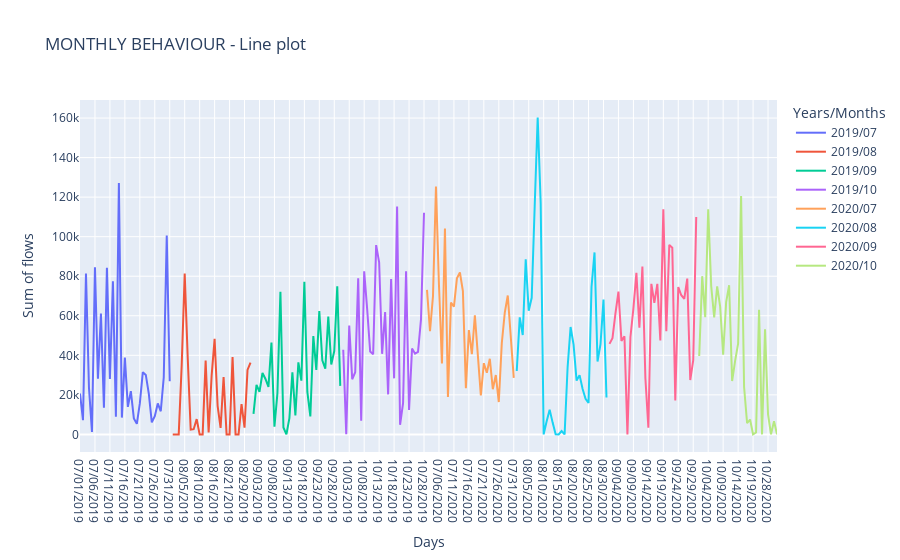
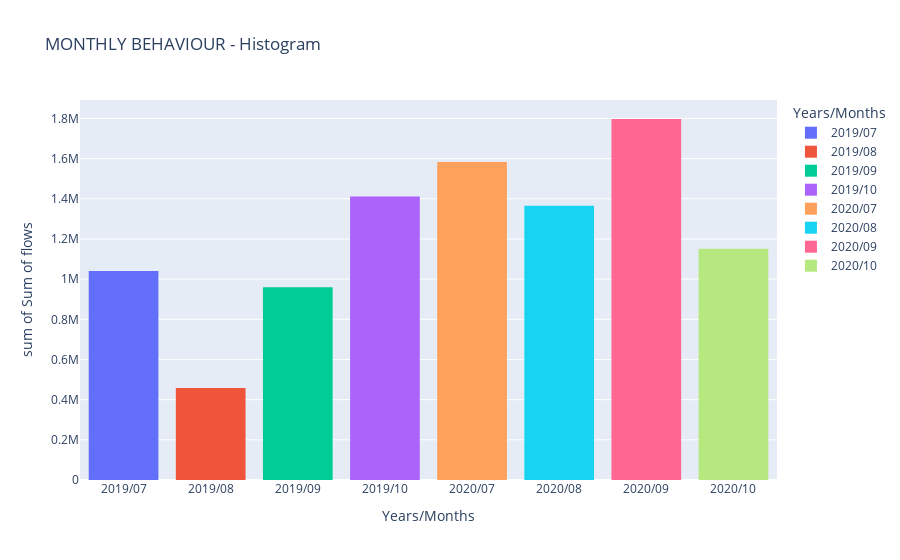

These figures' notebook cell, in order:
### Code cell
# Visualizzation
fig = px.line(group, x = group.index.get_level_values(1), y = group['Flow'], 
              color = group.index.get_level_values(0),
              title = 'MONTHLY BEHAVIOUR - Line plot',
              labels = {'Flow' : 'Sum of flows', 'x' : 'Days', 'color' : 'Years/Months'}
             ) # Line plot

fig1 = px.histogram(group1, 
                    x =  group1.index.get_level_values(1), 
                    y =  group1['Flow'], 
                    color = group1.index.get_level_values(1), 
                    title = 'MONTHLY BEHAVIOUR - Histogram',
                    labels = {'Flow' : 'Sum of flows', 'x' : 'Years/Months', 'color' : 'Years/Months'}
                   ) # Hist

# Uncomment, if you download, for interactive plots
fig.show("png")
fig1.show("png")
# fig.show()
# fig1.show()

### Figure 1 — Plotly figure (JSON) as saved in the notebook; plotly's stock layout.template omitted (floating-point values rounded to 4 significant figures)
{"data": [{"hovertemplate": "Years/Months=2019/07<br>Days=%{x}<br>Sum of flows=%{y}<extra></extra>", "legendgroup": "2019/07", "line": {"color": "#636efa", "dash": "solid"}, "marker": {"symbol": "circle"}, "mode": "lines", "name": "2019/07", "orientation": "v", "showlegend": true, "type": "scatter", "x": ["07/01/2019", "07/02/2019", "07/03/2019", "07/04/2019", "07/05/2019", "07/06/2019", "07/07/2019", "07/08/2019", "07/09/2019", "07/10/2019", "07/11/2019", "07/12/2019", "07/13/2019", "07/14/2019", "07/15/2019", "07/16/2019", "07/17/2019", "07/18/2019", "07/19/2019", "07/20/2019", "07/21/2019", "07/22/2019", "07/23/2019", "07/24/2019", "07/25/2019", "07/26/2019", "07/27/2019", "07/28/2019", "07/29/2019", "07/30/2019", "07/31/2019"], "xaxis": "x", "y": [20690, 7152, 81401, 23660, 1232, 84573, 28125, 61135, 13473, 84220, 28053, 77449, 8924, 127152, 8502, 38861, 13917, 21833, 8075, 5343, 15643, 31467, 30076, 20615, 6120, 9236, 15648, 11701, 28892, 100552, 26857], "yaxis": "y"}, {"hovertemplate": "Years/Months=2019/08<br>Days=%{x}<br>Sum of flows=%{y}<extra></extra>", "legendgroup": "2019/08", "line": {"color": "#EF553B", "dash": "solid"}, "marker": {"symbol": "circle"}, "mode": "lines", "name": "2019/08", "orientation": "v", "showlegend": true, "type": "scatter", "x": ["08/01/2019", "08/02/2019", "08/03/2019", "08/04/2019", "08/05/2019", "08/06/2019", "08/07/2019", "08/08/2019", "08/09/2019", "08/10/2019", "08/11/2019", "08/13/2019", "08/14/2019", "08/15/2019", "08/16/2019", "08/17/2019", "08/18/2019", "08/19/2019", "08/20/2019", "08/21/2019", "08/22/2019", "08/23/2019", "08/24/2019", "08/25/2019", "08/29/2019", "08/30/2019", "08/31/2019"], "xaxis": "x", "y": [0, 0, 0, 35130, 81357, 39175, 2380, 2633, 7712, 0, 0, 37317, 992, 29581, 48328, 14467, 3281, 29039, 2, 0, 39164, 0, 0, 15262, 3378, 32571, 36333], "yaxis": "y"}, {"hovertemplate": "Years/Months=2019/09<br>Days=%{x}<br>Sum of flows=%{y}<extra></extra>", "legendgroup": "2019/09", "line": {"color": "#00cc96", "dash": "solid"}, "marker": {"symbol": "circle"}, "mode": "lines", "name": "2019/09", "orientation": "v", "showlegend": true, "type": "scatter", "x": ["09/01/2019", "09/02/2019", "09/03/2019", "09/04/2019", "09/05/2019", "09/06/2019", "09/07/2019", "09/08/2019", "09/09/2019", "09/10/2019", "09/11/2019", "09/12/2019", "09/13/2019", "09/14/2019", "09/15/2019", "09/16/2019", "09/17/2019", "09/18/2019", "09/19/2019", "09/20/2019", "09/21/2019", "09/22/2019", "09/23/2019", "09/24/2019", "09/25/2019", "09/26/2019", "09/27/2019", "09/28/2019", "09/29/2019", "09/30/2019"], "xaxis": "x", "y": [10342, 25030, 21574, 31048, 28049, 24034, 46440, 3885, 20834, 72133, 3494, 2, 8266, 31371, 9640, 36415, 27180, 77167, 21451, 9119, 49737, 32648, 62442, 37472, 33202, 59601, 35353, 42155, 74933, 24538], "yaxis": "y"}, {"hovertemplate": "Years/Months=2019/10<br>Days=%{x}<br>Sum of flows=%{y}<extra></extra>", "legendgroup": "2019/10", "line": {"color": "#ab63fa", "dash": "solid"}, "marker": {"symbol": "circle"}, "mode": "lines", "name": "2019/10", "orientation": "v", "showlegend": true, "type": "scatter", "x": ["10/01/2019", "10/02/2019", "10/03/2019", "10/04/2019", "10/05/2019", "10/06/2019", "10/07/2019", "10/08/2019", "10/09/2019", "10/10/2019", "10/11/2019", "10/12/2019", "10/13/2019", "10/14/2019", "10/15/2019", "10/16/2019", "10/17/2019", "10/18/2019", "10/19/2019", "10/20/2019", "10/21/2019", "10/22/2019", "10/23/2019", "10/24/2019", "10/25/2019", "10/26/2019", "10/27/2019", "10/28/2019"], "xaxis": "x", "y": [42823, 87, 55045, 27896, 31453, 79024, 6932, 82508, 63225, 41888, 40571, 95736, 86971, 40755, 61854, 20237, 78527, 28351, 115306, 4883, 15775, 82475, 12399, 43420, 40839, 41780, 58322, 112123], "yaxis": "y"}, {"hovertemplate": "Years/Months=2020/07<br>Days=%{x}<br>Sum of flows=%{y}<extra></extra>", "legendgroup": "2020/07", "line": {"color": "#FFA15A", "dash": "solid"}, "marker": {"symbol": "circle"}, "mode": "lines", "name": "2020/07", "orientation": "v", "showlegend": true, "type": "scatter", "x": ["07/02/2020", "07/03/2020", "07/04/2020", "07/05/2020", "07/06/2020", "07/07/2020", "07/08/2020", "07/09/2020", "07/10/2020", "07/11/2020", "07/12/2020", "07/13/2020", "07/14/2020", "07/15/2020", "07/16/2020", "07/17/2020", "07/18/2020", "07/19/2020", "07/20/2020", "07/21/2020", "07/22/2020", "07/23/2020", "07/24/2020", "07/25/2020", "07/26/2020", "07/27/2020", "07/28/2020", "07/29/2020", "07/30/2020", "07/31/2020"], "xaxis": "x", "y": [73091, 52166, 69897, 125336, 75486, 35867, 104133, 18925, 66734, 64618, 78925, 81879, 72524, 23374, 52762, 40602, 60252, 37262, 19746, 36006, 31169, 38248, 22840, 30019, 16357, 46129, 61623, 70272, 48294, 28556], "yaxis": "y"}, {"hovertemplate": "Years/Months=2020/08<br>Days=%{x}<br>Sum of flows=%{y}<extra></extra>", "legendgroup": "2020/08", "line": {"color": "#19d3f3", "dash": "solid"}, "marker": {"symbol": "circle"}, "mode": "lines", "name": "2020/08", "orientation": "v", "showlegend": true, "type": "scatter", "x": ["08/01/2020", "08/02/2020", "08/03/2020", "08/04/2020", "08/05/2020", "08/06/2020", "08/07/2020", "08/08/2020", "08/09/2020", "08/10/2020", "08/11/2020", "08/12/2020", "08/13/2020", "08/14/2020", "08/15/2020", "08/16/2020", "08/17/2020", "08/18/2020", "08/19/2020", "08/20/2020", "08/21/2020", "08/22/2020", "08/23/2020", "08/24/2020", "08/25/2020", "08/26/2020", "08/27/2020", "08/28/2020", "08/29/2020", "08/30/2020", "08/31/2020"], "xaxis": "x", "y": [32078, 59197, 50274, 88601, 62517, 69107, 115521, 160229, 117038, 8, 6668, 12519, 5960, 16, 0, 1718, 0, 33927, 54341, 45399, 27229, 29986, 23115, 18016, 15957, 74595, 92035, 36839, 45618, 68187, 18674], "yaxis": "y"}, {"hovertemplate": "Years/Months=2020/09<br>Days=%{x}<br>Sum of flows=%{y}<extra></extra>", "legendgroup": "2020/09", "line": {"color": "#FF6692", "dash": "solid"}, "marker": {"symbol": "circle"}, "mode": "lines", "name": "2020/09", "orientation": "v", "showlegend": true, "type": "scatter", "x": ["09/01/2020", "09/02/2020", "09/03/2020", "09/04/2020", "09/05/2020", "09/06/2020", "09/07/2020", "09/08/2020", "09/09/2020", "09/10/2020", "09/11/2020", "09/12/2020", "09/13/2020", "09/14/2020", "09/15/2020", "09/16/2020", "09/17/2020", "09/18/2020", "09/19/2020", "09/20/2020", "09/21/2020", "09/22/2020", "09/23/2020", "09/24/2020", "09/25/2020", "09/26/2020", "09/27/2020", "09/28/2020", "09/29/2020", "09/30/2020"], "xaxis": "x", "y": [45779, 48646, 61240, 72246, 47283, 49639, 0, 49149, 63714, 81714, 53968, 84916, 28532, 3353, 76173, 66543, 76129, 47545, 113843, 52128, 95861, 94392, 17167, 74543, 70386, 68612, 78786, 27501, 37593, 109989], "yaxis": "y"}, {"hovertemplate": "Years/Months=2020/10<br>Days=%{x}<br>Sum of flows=%{y}<extra></extra>", "legendgroup": "2020/10", "line": {"color": "#B6E880", "dash": "solid"}, "marker": {"symbol": "circle"}, "mode": "lines", "name": "2020/10", "orientation": "v", "showlegend": true, "type": "scatter", "x": ["10/01/2020", "10/02/2020", "10/03/2020", "10/04/2020", "10/05/2020", "10/06/2020", "10/07/2020", "10/08/2020", "10/09/2020", "10/10/2020", "10/11/2020", "10/12/2020", "10/13/2020", "10/14/2020", "10/15/2020", "10/16/2020", "10/17/2020", "10/18/2020", "10/19/2020", "10/20/2020", "10/21/2020", "10/22/2020", "10/27/2020", "10/28/2020", "10/29/2020", "10/30/2020", "10/31/2020"], "xaxis": "x", "y": [39667, 80026, 59277, 113835, 75141, 59120, 74825, 64604, 40326, 66892, 75480, 26992, 37193, 45946, 120510, 23944, 5729, 7499, 0, 943, 63008, 4, 53163, 10145, 0, 6702, 0], "yaxis": "y"}], "layout": {"legend": {"title": {"text": "Years/Months"}, "tracegroupgap": 0}, "title": {"text": "MONTHLY BEHAVIOUR - Line plot"}, "xaxis": {"anchor": "y", "domain": [0, 1], "title": {"text": "Days"}}, "yaxis": {"anchor": "x", "domain": [0, 1], "title": {"text": "Sum of flows"}}}}

### Figure 2 — Plotly figure (JSON) as saved in the notebook; plotly's stock layout.template omitted (floating-point values rounded to 4 significant figures)
{"data": [{"alignmentgroup": "True", "bingroup": "x", "histfunc": "sum", "hovertemplate": "Years/Months=%{x}<br>sum of Sum of flows=%{y}<extra></extra>", "legendgroup": "2019/07", "marker": {"color": "#636efa", "pattern": {"shape": ""}}, "name": "2019/07", "offsetgroup": "2019/07", "orientation": "v", "showlegend": true, "type": "histogram", "x": ["2019/07"], "xaxis": "x", "y": [1040577], "yaxis": "y"}, {"alignmentgroup": "True", "bingroup": "x", "histfunc": "sum", "hovertemplate": "Years/Months=%{x}<br>sum of Sum of flows=%{y}<extra></extra>", "legendgroup": "2019/08", "marker": {"color": "#EF553B", "pattern": {"shape": ""}}, "name": "2019/08", "offsetgroup": "2019/08", "orientation": "v", "showlegend": true, "type": "histogram", "x": ["2019/08"], "xaxis": "x", "y": [458102], "yaxis": "y"}, {"alignmentgroup": "True", "bingroup": "x", "histfunc": "sum", "hovertemplate": "Years/Months=%{x}<br>sum of Sum of flows=%{y}<extra></extra>", "legendgroup": "2019/09", "marker": {"color": "#00cc96", "pattern": {"shape": ""}}, "name": "2019/09", "offsetgroup": "2019/09", "orientation": "v", "showlegend": true, "type": "histogram", "x": ["2019/09"], "xaxis": "x", "y": [959555], "yaxis": "y"}, {"alignmentgroup": "True", "bingroup": "x", "histfunc": "sum", "hovertemplate": "Years/Months=%{x}<br>sum of Sum of flows=%{y}<extra></extra>", "legendgroup": "2019/10", "marker": {"color": "#ab63fa", "pattern": {"shape": ""}}, "name": "2019/10", "offsetgroup": "2019/10", "orientation": "v", "showlegend": true, "type": "histogram", "x": ["2019/10"], "xaxis": "x", "y": [1411205], "yaxis": "y"}, {"alignmentgroup": "True", "bingroup": "x", "histfunc": "sum", "hovertemplate": "Years/Months=%{x}<br>sum of Sum of flows=%{y}<extra></extra>", "legendgroup": "2020/07", "marker": {"color": "#FFA15A", "pattern": {"shape": ""}}, "name": "2020/07", "offsetgroup": "2020/07", "orientation": "v", "showlegend": true, "type": "histogram", "x": ["2020/07"], "xaxis": "x", "y": [1583092], "yaxis": "y"}, {"alignmentgroup": "True", "bingroup": "x", "histfunc": "sum", "hovertemplate": "Years/Months=%{x}<br>sum of Sum of flows=%{y}<extra></extra>", "legendgroup": "2020/08", "marker": {"color": "#19d3f3", "pattern": {"shape": ""}}, "name": "2020/08", "offsetgroup": "2020/08", "orientation": "v", "showlegend": true, "type": "histogram", "x": ["2020/08"], "xaxis": "x", "y": [1365369], "yaxis": "y"}, {"alignmentgroup": "True", "bingroup": "x", "histfunc": "sum", "hovertemplate": "Years/Months=%{x}<br>sum of Sum of flows=%{y}<extra></extra>", "legendgroup": "2020/09", "marker": {"color": "#FF6692", "pattern": {"shape": ""}}, "name": "2020/09", "offsetgroup": "2020/09", "orientation": "v", "showlegend": true, "type": "histogram", "x": ["2020/09"], "xaxis": "x", "y": [1797370], "yaxis": "y"}, {"alignmentgroup": "True", "bingroup": "x", "histfunc": "sum", "hovertemplate": "Years/Months=%{x}<br>sum of Sum of flows=%{y}<extra></extra>", "legendgroup": "2020/10", "marker": {"color": "#B6E880", "pattern": {"shape": ""}}, "name": "2020/10", "offsetgroup": "2020/10", "orientation": "v", "showlegend": true, "type": "histogram", "x": ["2020/10"], "xaxis": "x", "y": [1150971], "yaxis": "y"}], "layout": {"barmode": "relative", "legend": {"title": {"text": "Years/Months"}, "tracegroupgap": 0}, "title": {"text": "MONTHLY BEHAVIOUR - Histogram"}, "xaxis": {"anchor": "y", "domain": [0, 1], "title": {"text": "Years/Months"}}, "yaxis": {"anchor": "x", "domain": [0, 1], "title": {"text": "sum of Sum of flows"}}}}
